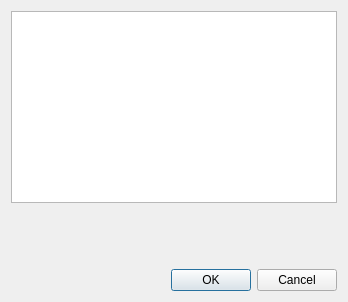
<?xml version="1.0" encoding="UTF-8"?>
<ui version="4.0">
 <class>ActionTableEditor</class>
 <widget class="QDialog" name="ActionTableEditor">
  <property name="geometry">
   <rect>
    <x>0</x>
    <y>0</y>
    <width>348</width>
    <height>302</height>
   </rect>
  </property>
  <property name="windowTitle">
   <string>Edytuj akje</string>
  </property>
  <layout class="QVBoxLayout" name="verticalLayout">
   <item>
    <widget class="QTableView" name="m_tableView"/>
   </item>
   <item>
    <spacer name="verticalSpacer">
     <property name="orientation">
      <enum>Qt::Vertical</enum>
     </property>
     <property name="sizeHint" stdset="0">
      <size>
       <width>20</width>
       <height>45</height>
      </size>
     </property>
    </spacer>
   </item>
   <item>
    <widget class="QDialogButtonBox" name="m_buttonBox">
     <property name="orientation">
      <enum>Qt::Horizontal</enum>
     </property>
     <property name="standardButtons">
      <set>QDialogButtonBox::Cancel|QDialogButtonBox::Ok</set>
     </property>
    </widget>
   </item>
  </layout>
 </widget>
 <resources/>
 <connections>
  <connection>
   <sender>m_buttonBox</sender>
   <signal>accepted()</signal>
   <receiver>ActionTableEditor</receiver>
   <slot>accept()</slot>
   <hints>
    <hint type="sourcelabel">
     <x>248</x>
     <y>254</y>
    </hint>
    <hint type="destinationlabel">
     <x>157</x>
     <y>274</y>
    </hint>
   </hints>
  </connection>
  <connection>
   <sender>m_buttonBox</sender>
   <signal>rejected()</signal>
   <receiver>ActionTableEditor</receiver>
   <slot>reject()</slot>
   <hints>
    <hint type="sourcelabel">
     <x>316</x>
     <y>260</y>
    </hint>
    <hint type="destinationlabel">
     <x>286</x>
     <y>274</y>
    </hint>
   </hints>
  </connection>
 </connections>
</ui>
